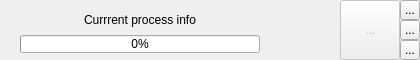
<?xml version="1.0" encoding="UTF-8"?>
<ui version="4.0">
 <class>OngoingProcessWidget</class>
 <widget class="QFrame" name="OngoingProcessWidget">
  <property name="geometry">
   <rect>
    <x>0</x>
    <y>0</y>
    <width>420</width>
    <height>60</height>
   </rect>
  </property>
  <property name="sizePolicy">
   <sizepolicy hsizetype="Fixed" vsizetype="Ignored">
    <horstretch>0</horstretch>
    <verstretch>0</verstretch>
   </sizepolicy>
  </property>
  <property name="minimumSize">
   <size>
    <width>420</width>
    <height>60</height>
   </size>
  </property>
  <property name="maximumSize">
   <size>
    <width>420</width>
    <height>10000</height>
   </size>
  </property>
  <property name="windowTitle">
   <string/>
  </property>
  <property name="frameShape">
   <enum>QFrame::NoFrame</enum>
  </property>
  <property name="frameShadow">
   <enum>QFrame::Raised</enum>
  </property>
  <property name="lineWidth">
   <number>0</number>
  </property>
  <layout class="QHBoxLayout" name="horizontalLayout" stretch="10,0,0,0">
   <property name="spacing">
    <number>0</number>
   </property>
   <property name="leftMargin">
    <number>0</number>
   </property>
   <property name="topMargin">
    <number>0</number>
   </property>
   <property name="rightMargin">
    <number>0</number>
   </property>
   <property name="bottomMargin">
    <number>0</number>
   </property>
   <item>
    <layout class="QVBoxLayout" name="verticalLayout_2" stretch="10,6">
     <property name="spacing">
      <number>0</number>
     </property>
     <property name="leftMargin">
      <number>20</number>
     </property>
     <property name="topMargin">
      <number>5</number>
     </property>
     <property name="rightMargin">
      <number>20</number>
     </property>
     <property name="bottomMargin">
      <number>7</number>
     </property>
     <item>
      <widget class="QLabel" name="_LA_ongoingProcessInfoLabel">
       <property name="sizePolicy">
        <sizepolicy hsizetype="Expanding" vsizetype="Expanding">
         <horstretch>0</horstretch>
         <verstretch>0</verstretch>
        </sizepolicy>
       </property>
       <property name="minimumSize">
        <size>
         <width>200</width>
         <height>30</height>
        </size>
       </property>
       <property name="maximumSize">
        <size>
         <width>16777215</width>
         <height>16777215</height>
        </size>
       </property>
       <property name="text">
        <string>Currrent process info</string>
       </property>
       <property name="alignment">
        <set>Qt::AlignCenter</set>
       </property>
      </widget>
     </item>
     <item>
      <widget class="QProgressBar" name="_PB_ongoingProcessCompletion">
       <property name="sizePolicy">
        <sizepolicy hsizetype="Expanding" vsizetype="Expanding">
         <horstretch>0</horstretch>
         <verstretch>0</verstretch>
        </sizepolicy>
       </property>
       <property name="minimumSize">
        <size>
         <width>200</width>
         <height>15</height>
        </size>
       </property>
       <property name="value">
        <number>0</number>
       </property>
       <property name="alignment">
        <set>Qt::AlignJustify|Qt::AlignTop</set>
       </property>
      </widget>
     </item>
    </layout>
   </item>
   <item>
    <widget class="MatisseServer::LiveProcessWheel" name="_WID_liveProcessWheel" native="true">
     <property name="sizePolicy">
      <sizepolicy hsizetype="Fixed" vsizetype="Fixed">
       <horstretch>0</horstretch>
       <verstretch>0</verstretch>
      </sizepolicy>
     </property>
     <property name="minimumSize">
      <size>
       <width>60</width>
       <height>60</height>
      </size>
     </property>
     <property name="maximumSize">
      <size>
       <width>60</width>
       <height>60</height>
      </size>
     </property>
    </widget>
   </item>
   <item>
    <widget class="QToolButton" name="_TBU_stopButton">
     <property name="enabled">
      <bool>false</bool>
     </property>
     <property name="sizePolicy">
      <sizepolicy hsizetype="Expanding" vsizetype="Expanding">
       <horstretch>0</horstretch>
       <verstretch>0</verstretch>
      </sizepolicy>
     </property>
     <property name="minimumSize">
      <size>
       <width>60</width>
       <height>60</height>
      </size>
     </property>
     <property name="maximumSize">
      <size>
       <width>10000</width>
       <height>10000</height>
      </size>
     </property>
     <property name="toolTip">
      <string>Arreter le traitement en cours</string>
     </property>
     <property name="text">
      <string>...</string>
     </property>
     <property name="icon">
      <iconset resource="icons.qrc">
       <normaloff>:/qss_icons/icons/Main_orange.svg</normaloff>:/qss_icons/icons/Main_orange.svg</iconset>
     </property>
     <property name="iconSize">
      <size>
       <width>36</width>
       <height>36</height>
      </size>
     </property>
    </widget>
   </item>
   <item>
    <layout class="QVBoxLayout" name="verticalLayout">
     <property name="spacing">
      <number>0</number>
     </property>
     <property name="sizeConstraint">
      <enum>QLayout::SetMinimumSize</enum>
     </property>
     <item>
      <widget class="QToolButton" name="_TBU_closeButton">
       <property name="minimumSize">
        <size>
         <width>20</width>
         <height>20</height>
        </size>
       </property>
       <property name="maximumSize">
        <size>
         <width>20</width>
         <height>20</height>
        </size>
       </property>
       <property name="toolTip">
        <string>Fermer l'application</string>
       </property>
       <property name="text">
        <string>...</string>
       </property>
       <property name="icon">
        <iconset resource="icons.qrc">
         <normaloff>:/qss_icons/icons/fermer.svg</normaloff>:/qss_icons/icons/fermer.svg</iconset>
       </property>
       <property name="iconSize">
        <size>
         <width>16</width>
         <height>16</height>
        </size>
       </property>
      </widget>
     </item>
     <item>
      <widget class="QToolButton" name="_TBU_maximizeRestoreButton">
       <property name="minimumSize">
        <size>
         <width>20</width>
         <height>20</height>
        </size>
       </property>
       <property name="maximumSize">
        <size>
         <width>20</width>
         <height>20</height>
        </size>
       </property>
       <property name="toolTip">
        <string>Agrandir la fenetre principale</string>
       </property>
       <property name="text">
        <string>...</string>
       </property>
       <property name="icon">
        <iconset resource="icons.qrc">
         <normaloff>:/qss_icons/icons/agrandir.svg</normaloff>:/qss_icons/icons/agrandir.svg</iconset>
       </property>
      </widget>
     </item>
     <item>
      <widget class="QToolButton" name="_TBU_minimizeButton">
       <property name="minimumSize">
        <size>
         <width>20</width>
         <height>20</height>
        </size>
       </property>
       <property name="maximumSize">
        <size>
         <width>20</width>
         <height>20</height>
        </size>
       </property>
       <property name="toolTip">
        <string>Reduire la fenetre principale</string>
       </property>
       <property name="text">
        <string>...</string>
       </property>
       <property name="icon">
        <iconset resource="icons.qrc">
         <normaloff>:/qss_icons/icons/reduire.svg</normaloff>:/qss_icons/icons/reduire.svg</iconset>
       </property>
      </widget>
     </item>
    </layout>
   </item>
  </layout>
 </widget>
 <customwidgets>
  <customwidget>
   <class>MatisseServer::LiveProcessWheel</class>
   <extends>QWidget</extends>
   <header>live_process_wheel.h</header>
   <container>1</container>
  </customwidget>
 </customwidgets>
 <resources>
  <include location="icons.qrc"/>
 </resources>
 <connections/>
</ui>
